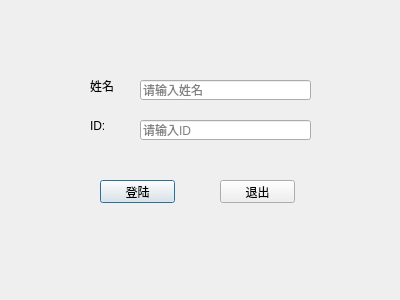
<?xml version="1.0" encoding="UTF-8"?>
<ui version="4.0">
 <class>InfoDialog</class>
 <widget class="QDialog" name="InfoDialog">
  <property name="geometry">
   <rect>
    <x>0</x>
    <y>0</y>
    <width>400</width>
    <height>300</height>
   </rect>
  </property>
  <property name="windowTitle">
   <string>Dialog</string>
  </property>
  <widget class="QPushButton" name="loginBtn">
   <property name="geometry">
    <rect>
     <x>100</x>
     <y>180</y>
     <width>75</width>
     <height>23</height>
    </rect>
   </property>
   <property name="text">
    <string>登陆</string>
   </property>
  </widget>
  <widget class="QPushButton" name="exitBtn">
   <property name="geometry">
    <rect>
     <x>220</x>
     <y>180</y>
     <width>75</width>
     <height>23</height>
    </rect>
   </property>
   <property name="text">
    <string>退出</string>
   </property>
  </widget>
  <widget class="QLineEdit" name="usrLineEdit">
   <property name="geometry">
    <rect>
     <x>140</x>
     <y>80</y>
     <width>171</width>
     <height>20</height>
    </rect>
   </property>
   <property name="placeholderText">
    <string>请输入姓名</string>
   </property>
  </widget>
  <widget class="QLabel" name="label_2">
   <property name="geometry">
    <rect>
     <x>90</x>
     <y>120</y>
     <width>54</width>
     <height>12</height>
    </rect>
   </property>
   <property name="text">
    <string>ID:</string>
   </property>
  </widget>
  <widget class="QLabel" name="label">
   <property name="geometry">
    <rect>
     <x>90</x>
     <y>80</y>
     <width>54</width>
     <height>12</height>
    </rect>
   </property>
   <property name="text">
    <string>姓名</string>
   </property>
  </widget>
  <widget class="QLineEdit" name="pwdLineEdit">
   <property name="geometry">
    <rect>
     <x>140</x>
     <y>120</y>
     <width>171</width>
     <height>20</height>
    </rect>
   </property>
   <property name="echoMode">
    <enum>QLineEdit::Password</enum>
   </property>
   <property name="placeholderText">
    <string>请输入ID</string>
   </property>
  </widget>
 </widget>
 <resources/>
 <connections/>
</ui>
